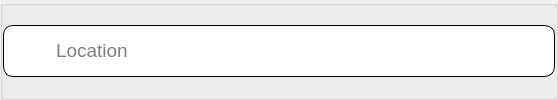
                  <widget class="QGroupBox" name="locationIndex">
                   <property name="title">
                    <string/>
                   </property>
                   <layout class="QHBoxLayout" name="horizontalLayout_19">
                    <property name="spacing">
                     <number>0</number>
                    </property>
                    <property name="leftMargin">
                     <number>0</number>
                    </property>
                    <property name="topMargin">
                     <number>0</number>
                    </property>
                    <property name="rightMargin">
                     <number>0</number>
                    </property>
                    <property name="bottomMargin">
                     <number>0</number>
                    </property>
                    <item>
                     <widget class="QGroupBox" name="groupBox_6">
                      <property name="sizePolicy">
                       <sizepolicy hsizetype="Fixed" vsizetype="Fixed">
                        <horstretch>0</horstretch>
                        <verstretch>0</verstretch>
                       </sizepolicy>
                      </property>
                      <property name="minimumSize">
                       <size>
                        <width>100</width>
                        <height>0</height>
                       </size>
                      </property>
                      <property name="maximumSize">
                       <size>
                        <width>1250</width>
                        <height>16777215</height>
                       </size>
                      </property>
                      <property name="styleSheet">
                       <string notr="true">border-style:solid;
border-width:1px;
border-radius: 10px;
background-color:white;</string>
                      </property>
                      <property name="title">
                       <string/>
                      </property>
                      <layout class="QHBoxLayout" name="horizontalLayout_9">
                       <property name="spacing">
                        <number>10</number>
                       </property>
                       <property name="leftMargin">
                        <number>10</number>
                       </property>
                       <property name="topMargin">
                        <number>10</number>
                       </property>
                       <property name="rightMargin">
                        <number>0</number>
                       </property>
                       <property name="bottomMargin">
                        <number>10</number>
                       </property>
                       <item>
                        <widget class="QGroupBox" name="groupBox_7">
                         <property name="sizePolicy">
                          <sizepolicy hsizetype="Expanding" vsizetype="Expanding">
                           <horstretch>0</horstretch>
                           <verstretch>0</verstretch>
                          </sizepolicy>
                         </property>
                         <property name="maximumSize">
                          <size>
                           <width>30</width>
                           <height>30</height>
                          </size>
                         </property>
                         <property name="styleSheet">
                          <string notr="true">border:none;</string>
                         </property>
                         <property name="title">
                          <string/>
                         </property>
                         <layout class="QVBoxLayout" name="verticalLayout_8">
                          <property name="leftMargin">
                           <number>0</number>
                          </property>
                          <property name="topMargin">
                           <number>0</number>
                          </property>
                          <property name="rightMargin">
                           <number>0</number>
                          </property>
                          <property name="bottomMargin">
                           <number>0</number>
                          </property>
                          <item>
                           <widget class="QLabel" name="mbtiLabel_2">
                            <property name="sizePolicy">
                             <sizepolicy hsizetype="Minimum" vsizetype="Minimum">
                              <horstretch>0</horstretch>
                              <verstretch>0</verstretch>
                             </sizepolicy>
                            </property>
                            <property name="minimumSize">
                             <size>
                              <width>30</width>
                              <height>30</height>
                             </size>
                            </property>
                            <property name="maximumSize">
                             <size>
                              <width>30</width>
                              <height>30</height>
                             </size>
                            </property>
                            <property name="text">
                             <string/>
                            </property>
                            <property name="pixmap">
                             <pixmap resource="test.qrc">:/logo/assets/location-pin-svgrepo-com.svg</pixmap>
                            </property>
                            <property name="scaledContents">
                             <bool>true</bool>
                            </property>
                           </widget>
                          </item>
                         </layout>
                        </widget>
                       </item>
                       <item>
                        <widget class="QLineEdit" name="mbtiBox_2">
                         <property name="sizePolicy">
                          <sizepolicy hsizetype="Expanding" vsizetype="Fixed">
                           <horstretch>0</horstretch>
                           <verstretch>0</verstretch>
                          </sizepolicy>
                         </property>
                         <property name="minimumSize">
                          <size>
                           <width>500</width>
                           <height>0</height>
                          </size>
                         </property>
                         <property name="maximumSize">
                          <size>
                           <width>1250</width>
                           <height>16777215</height>
                          </size>
                         </property>
                         <property name="font">
                          <font>
                           <pointsize>14</pointsize>
                          </font>
                         </property>
                         <property name="styleSheet">
                          <string notr="true">border:none;
</string>
                         </property>
                         <property name="inputMask">
                          <string/>
                         </property>
                         <property name="text">
                          <string/>
                         </property>
                         <property name="placeholderText">
                          <string>Location</string>
                         </property>
                         <property name="clearButtonEnabled">
                          <bool>false</bool>
                         </property>
                        </widget>
                       </item>
                      </layout>
                     </widget>
                    </item>
                   </layout>
                  </widget>
